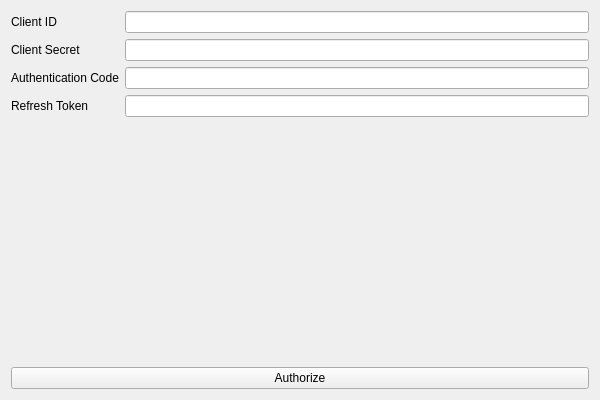
<?xml version="1.0" encoding="UTF-8"?>
<ui version="4.0">
 <class>StravaSetupWidget</class>
 <widget class="QWidget" name="StravaSetupWidget">
  <property name="geometry">
   <rect>
    <x>0</x>
    <y>0</y>
    <width>600</width>
    <height>400</height>
   </rect>
  </property>
  <property name="windowTitle">
   <string>SetupWidget</string>
  </property>
  <layout class="QVBoxLayout" name="verticalLayout">
   <item>
    <layout class="QFormLayout" name="formLayout">
     <item row="0" column="0">
      <widget class="QLabel" name="client_id_label">
       <property name="text">
        <string>Client ID</string>
       </property>
      </widget>
     </item>
     <item row="0" column="1">
      <widget class="QLineEdit" name="client_id_edit"/>
     </item>
     <item row="1" column="0">
      <widget class="QLabel" name="client_secret_label">
       <property name="text">
        <string>Client Secret</string>
       </property>
      </widget>
     </item>
     <item row="1" column="1">
      <widget class="QLineEdit" name="client_secret_edit"/>
     </item>
     <item row="2" column="0">
      <widget class="QLabel" name="auth_code_label">
       <property name="text">
        <string>Authentication Code</string>
       </property>
      </widget>
     </item>
     <item row="2" column="1">
      <widget class="QLineEdit" name="authentication_code_edit">
       <property name="readOnly">
        <bool>true</bool>
       </property>
      </widget>
     </item>
     <item row="3" column="0">
      <widget class="QLabel" name="refresh_token_label">
       <property name="text">
        <string>Refresh Token</string>
       </property>
      </widget>
     </item>
     <item row="3" column="1">
      <widget class="QLineEdit" name="refresh_token_edit">
       <property name="readOnly">
        <bool>true</bool>
       </property>
      </widget>
     </item>
    </layout>
   </item>
   <item>
    <widget class="QPushButton" name="authorize_button">
     <property name="text">
      <string>Authorize</string>
     </property>
    </widget>
   </item>
  </layout>
 </widget>
 <layoutdefault spacing="6" margin="11"/>
 <resources/>
 <connections/>
</ui>
